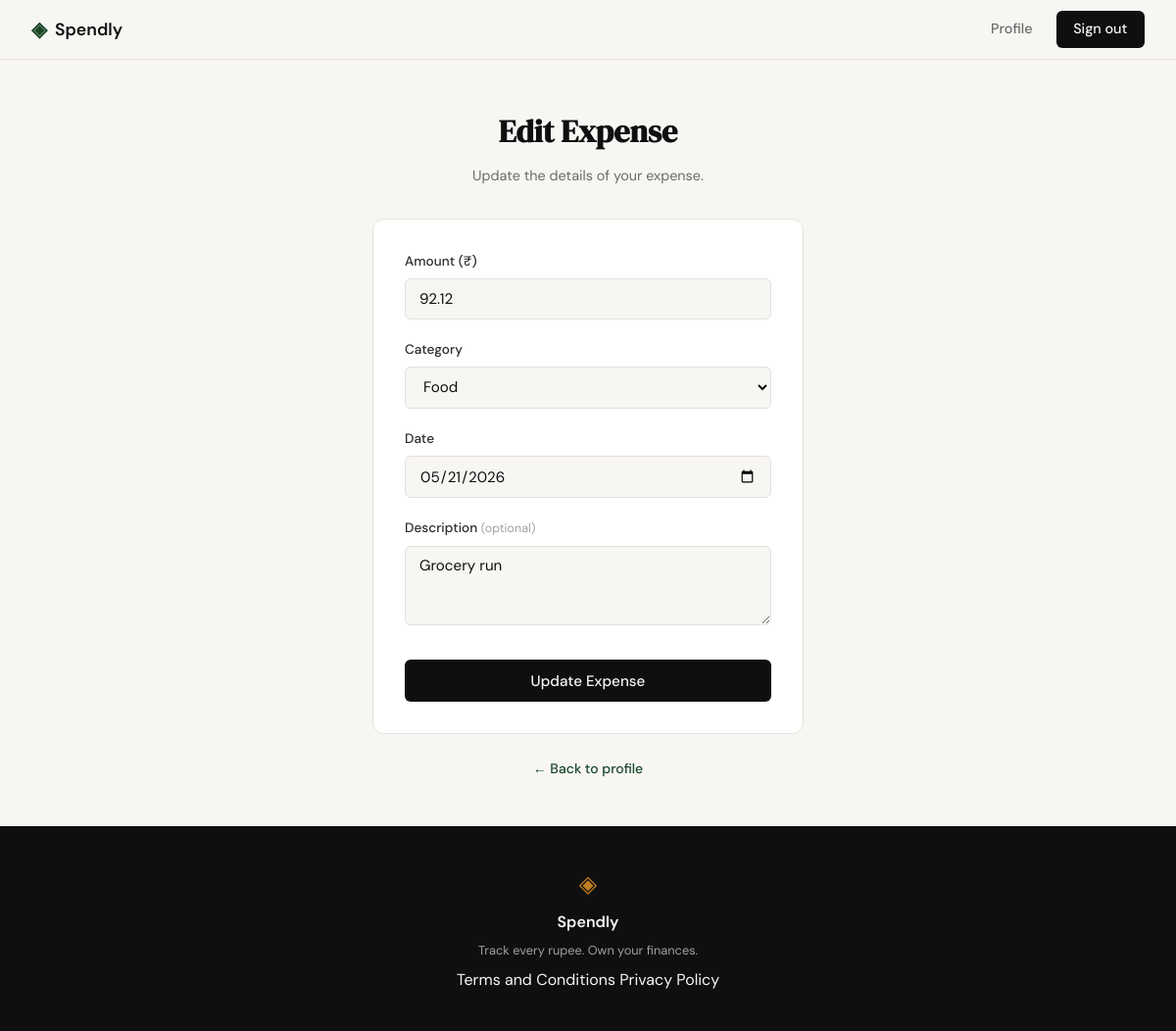
Page /expenses/60/edit (signed in) on the committed database.
### tables this page shows
CREATE TABLE expenses (
            id          INTEGER PRIMARY KEY AUTOINCREMENT,
            user_id     INTEGER NOT NULL REFERENCES users(id),
            amount      REAL    NOT NULL,
            category    TEXT    NOT NULL,
            date        TEXT    NOT NULL,
            description TEXT,
            created_at  TEXT    DEFAULT (datetime('now'))
        );

### app.py (the view, shortened to what this page needs)
@app.route("/expenses/<int:id>/edit", methods=["GET", "POST"])
def edit_expense(id):
    if not session.get("user_id"):
        return redirect(url_for("login"))
    expense = get_expense_by_id(id, session["user_id"])
    if expense is None:
        abort(404)
    if request.method == "GET":
        return render_template("edit_expense.html",
                               categories=CATEGORIES, expense=expense)

### database/db.py (called while the page is built)
def get_db():
    conn = sqlite3.connect(DB_PATH)
    conn.row_factory = sqlite3.Row
    conn.execute("PRAGMA foreign_keys = ON")
    return conn

### database/queries.py (called while the page is built)
def get_expense_by_id(expense_id, user_id):
    conn = get_db()
    try:
        row = conn.execute(
            "SELECT id, amount, category, date, description FROM expenses "
            "WHERE id = ? AND user_id = ?",
            (expense_id, user_id),
        ).fetchone()
        return dict(row) if row else None
    finally:
        conn.close()

### templates/edit_expense.html (shortened to what this page needs)
{% extends "base.html" %}
{% block content %}
<section class="auth-section">
    <div class="auth-container">
        <div class="auth-header">
            <h1 class="auth-title">Edit Expense</h1>
            <p class="auth-subtitle">Update the details of your expense.</p>
        </div>
        <div class="auth-card">
            <form method="post" action="{{ url_for('edit_expense', id=expense.id) }}">
                <div class="form-group">
                    <label for="amount">Amount (₹)</label>
                    <input class="form-input" type="text" id="amount" name="amount"
                           placeholder="e.g. 499"
                           value="{{ amount if amount is defined else expense.amount }}"
                           autocomplete="off">
                </div>
                <div class="form-group">
                    <label for="category">Category</label>
                    <select class="form-input" id="category" name="category">
                        {% set selected_cat = category if category is defined else expense.category %}
                        {% for cat in categories %}
                        <option value="{{ cat }}" {% if cat == selected_cat %}selected{% endif %}>{{ cat }}</option>
                        {% endfor %}
                    </select>
                </div>
                <div class="form-group">
                    <label for="date">Date</label>
                    <input class="form-input" type="date" id="date" name="date"
                           value="{{ date if date is defined else expense.date }}">
                </div>
                <div class="form-group">
                    <label for="description">Description <span class="form-optional">(optional)</span></label>
                    <textarea class="form-input form-textarea" id="description" name="description"
                              placeholder="e.g. Grocery run at D-Mart" maxlength="200"
                              rows="3">{{ description if description is defined else (expense.description or '') }}</textarea>
                </div>
                <button class="btn-submit" type="submit">Update Expense</button>
            </form>
        </div>
        <p class="auth-switch">
            <a href="{{ url_for('profile') }}">&larr; Back to profile</a>
        </p>
    </div>
</section>
{% endblock %}

### static/css/style.css (style rules this page uses)
:root { --ink: #0f0f0f; --ink-soft: #2d2d2d; --ink-muted: #6b6b6b; --ink-faint: #a0a0a0; --paper: #f7f6f3; --paper-warm: #f0ede6; --paper-card: #ffffff; --accent: #1a472a; --accent-light: #e8f0eb; --accent-2: #c17f24; --accent-2-light: #fdf3e3; --danger: #c0392b; --danger-light: #fdecea; --border: #e4e1da; --border-soft: #eeebe4; --font-display: 'DM Serif Display', Georgia, serif; --font-body: 'DM Sans', system-ui, sans-serif; --max-width: 1200px; --auth-width: 440px; --radius-sm: 6px; --radius-md: 12px; --radius-lg: 20px; }
*, *::before, *::after { box-sizing: border-box; margin: 0; padding: 0; }
html { font-size: 16px; scroll-behavior: smooth; }
body { background: var(--paper); color: var(--ink); font-family: var(--font-body); font-size: 1rem; line-height: 1.6; -webkit-font-smoothing: antialiased; }
a { color: inherit; text-decoration: none; }
.auth-section { min-height: calc(100vh - 60px - 100px); display: flex; align-items: center; justify-content: center; padding: 3rem 2rem; }
.auth-container { width: 100%; max-width: var(--auth-width); }
.auth-header { text-align: center; margin-bottom: 2rem; }
.auth-title { font-family: var(--font-display); font-size: 2rem; color: var(--ink); margin-bottom: 0.5rem; }
.auth-subtitle { font-size: 0.9rem; color: var(--ink-muted); }
.auth-card { background: var(--paper-card); border: 1px solid var(--border); border-radius: var(--radius-md); padding: 2rem; margin-bottom: 1.5rem; }
.form-group { margin-bottom: 1.25rem; }
.form-group label { display: block; font-size: 0.85rem; font-weight: 500; color: var(--ink-soft); margin-bottom: 0.4rem; }
.form-input { width: 100%; padding: 0.6rem 0.875rem; border: 1px solid var(--border); border-radius: var(--radius-sm); font-family: var(--font-body); font-size: 0.95rem; color: var(--ink); background: var(--paper); outline: none; transition: border-color 0.2s; }
.form-input::placeholder { color: var(--ink-faint); }
.btn-submit { width: 100%; padding: 0.7rem; background: var(--ink); color: var(--paper); border: none; border-radius: var(--radius-sm); font-family: var(--font-body); font-size: 0.95rem; font-weight: 500; cursor: pointer; transition: background 0.2s; margin-top: 0.5rem; }
.auth-switch { text-align: center; font-size: 0.875rem; color: var(--ink-muted); }
.auth-switch a { color: var(--accent); font-weight: 500; }
.form-optional { font-size: 0.78rem; color: var(--ink-faint); font-weight: 400; }
.form-textarea { resize: vertical; min-height: 80px; }

### rows in the picture
expenses: amount "92.12", category "Food", date "05/21/2026", description "Grocery run"
